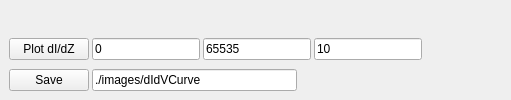
     <widget class="QWidget" name="tbdIdZ">
      <attribute name="title">
       <string>dI/dZ Curve</string>
      </attribute>
      <layout class="QVBoxLayout" name="verticalLayout_14">
       <property name="spacing">
        <number>3</number>
       </property>
       <property name="leftMargin">
        <number>3</number>
       </property>
       <property name="topMargin">
        <number>3</number>
       </property>
       <property name="rightMargin">
        <number>3</number>
       </property>
       <property name="bottomMargin">
        <number>3</number>
       </property>
       <item>
        <widget class="QWidget" name="pltdIdZ" native="true">
         <property name="sizePolicy">
          <sizepolicy hsizetype="Preferred" vsizetype="Preferred">
           <horstretch>0</horstretch>
           <verstretch>1</verstretch>
          </sizepolicy>
         </property>
        </widget>
       </item>
       <item>
        <widget class="QWidget" name="wgtScanIV_2" native="true">
         <layout class="QVBoxLayout" name="verticalLayout_13">
          <property name="spacing">
           <number>3</number>
          </property>
          <property name="leftMargin">
           <number>3</number>
          </property>
          <property name="topMargin">
           <number>3</number>
          </property>
          <property name="rightMargin">
           <number>3</number>
          </property>
          <property name="bottomMargin">
           <number>3</number>
          </property>
          <item>
           <widget class="QWidget" name="wgtPlotdIdZControls" native="true">
            <layout class="QHBoxLayout" name="horizontalLayout_20">
             <property name="spacing">
              <number>3</number>
             </property>
             <property name="leftMargin">
              <number>3</number>
             </property>
             <property name="topMargin">
              <number>3</number>
             </property>
             <property name="rightMargin">
              <number>3</number>
             </property>
             <property name="bottomMargin">
              <number>3</number>
             </property>
             <item>
              <widget class="QPushButton" name="cmdScandIdZ">
               <property name="text">
                <string>Plot dI/dZ</string>
               </property>
              </widget>
             </item>
             <item>
              <widget class="QLineEdit" name="ledIdZStart">
               <property name="text">
                <string>0</string>
               </property>
              </widget>
             </item>
             <item>
              <widget class="QLineEdit" name="ledIdZEnd">
               <property name="text">
                <string>65535</string>
               </property>
              </widget>
             </item>
             <item>
              <widget class="QLineEdit" name="ledIdZStep">
               <property name="text">
                <string>10</string>
               </property>
              </widget>
             </item>
             <item>
              <spacer name="horizontalSpacer_6">
               <property name="orientation">
                <enum>Qt::Horizontal</enum>
               </property>
               <property name="sizeHint" stdset="0">
                <size>
                 <width>40</width>
                 <height>20</height>
                </size>
               </property>
              </spacer>
             </item>
             <item>
              <spacer name="horizontalSpacer_7">
               <property name="orientation">
                <enum>Qt::Horizontal</enum>
               </property>
               <property name="sizeHint" stdset="0">
                <size>
                 <width>40</width>
                 <height>20</height>
                </size>
               </property>
              </spacer>
             </item>
            </layout>
           </widget>
          </item>
          <item>
           <widget class="QWidget" name="wgtIVButtons2_2" native="true">
            <layout class="QHBoxLayout" name="horizontalLayout_24">
             <property name="spacing">
              <number>3</number>
             </property>
             <property name="leftMargin">
              <number>3</number>
             </property>
             <property name="topMargin">
              <number>3</number>
             </property>
             <property name="rightMargin">
              <number>3</number>
             </property>
             <property name="bottomMargin">
              <number>3</number>
             </property>
             <item>
              <widget class="QPushButton" name="cmdSaveIV_2">
               <property name="text">
                <string>Save</string>
               </property>
              </widget>
             </item>
             <item>
              <widget class="QLineEdit" name="leIVFilename_2">
               <property name="text">
                <string>./images/dIdVCurve</string>
               </property>
              </widget>
             </item>
             <item>
              <spacer name="horizontalSpacer_8">
               <property name="orientation">
                <enum>Qt::Horizontal</enum>
               </property>
               <property name="sizeHint" stdset="0">
                <size>
                 <width>40</width>
                 <height>20</height>
                </size>
               </property>
              </spacer>
             </item>
            </layout>
           </widget>
          </item>
         </layout>
        </widget>
       </item>
      </layout>
     </widget>
